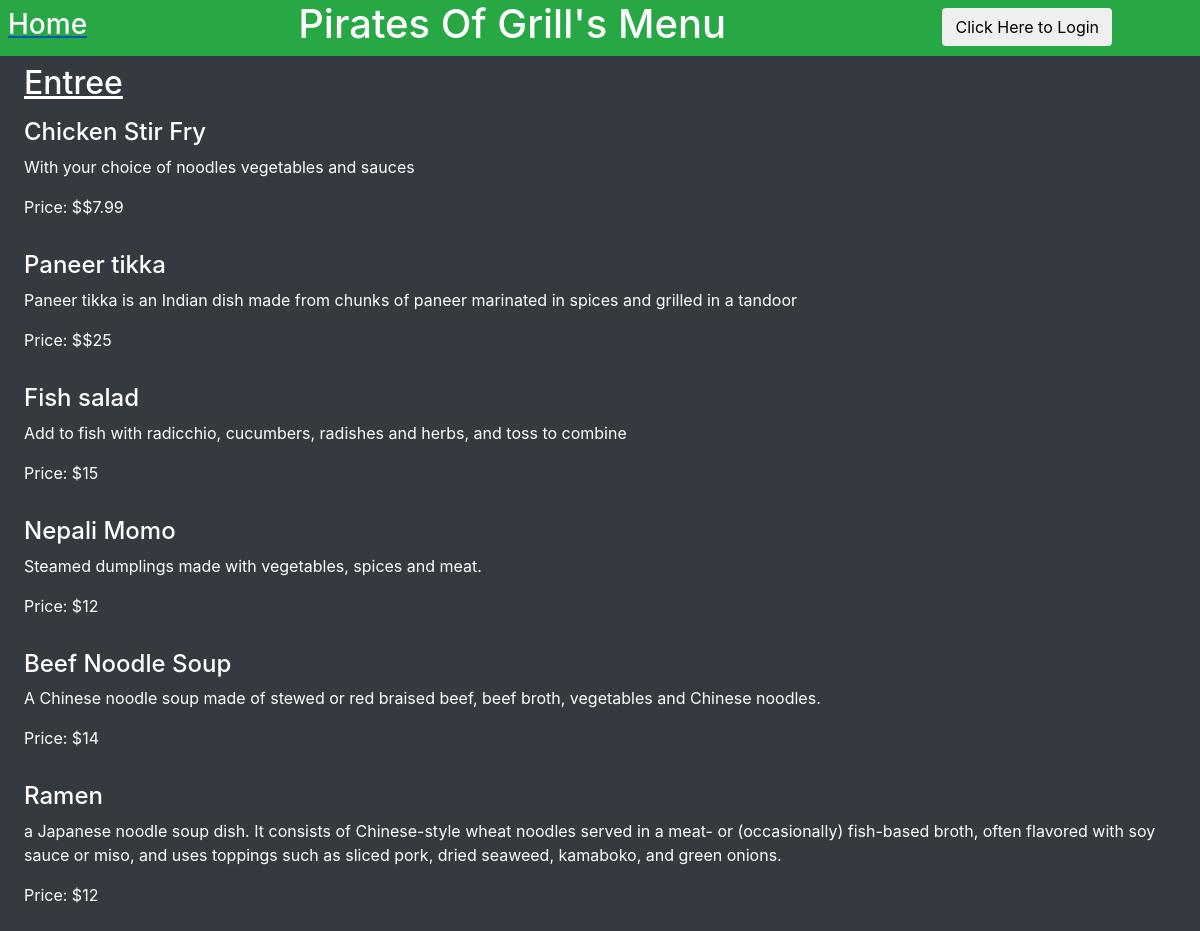
/restaurant/5/menu/, run on the app's committed database.
### Database_file.py (models this page shows, shortened)
class Restaurant(Base):
    __tablename__ = 'restaurant'
    id = Column(Integer, primary_key = True)
    name = Column(String(80), nullable=False)
    user_id = Column(Integer, ForeignKey('user.id'))
    user = relationship(User)

class MenuItem(Base):
    __tablename__ = 'menu_item'
    id = Column(Integer, primary_key = True)
    name = Column(String(80), nullable=False)
    course = Column(String(250))
    description = Column(String(250))
    price = Column(String(8))
    restaurant_id = Column(Integer, ForeignKey('restaurant.id'))
    restaurant = relationship(Restaurant)
    user_id = Column(Integer, ForeignKey('user.id'))
    user = relationship(User)

### catalog.py (the view)
@app.route('/restaurant/<int:restaurant_id>/')
@app.route('/restaurant/<int:restaurant_id>/menu/')
def restaurantMenu(restaurant_id):
    state = showLogin()
    page = 'restaurant/' + str(restaurant_id) + '/menu/'
    restaurant = session.query(Restaurant).filter_by(id = restaurant_id).one()
    creator = getUserInfo(restaurant.user_id)
    items = session.query(MenuItem).filter_by(
        restaurant_id=restaurant_id).all()
    if 'username' not in login_session or \
        creator.id != login_session['user_id']:
        return render_template('public-Menu.html', items=items,
                                restaurant=restaurant, creator=creator,
                                STATE=state, page=page)
    else:
        return render_template('menu.html', items=items,
                                restaurant=restaurant, creator=creator,
                                STATE=state, page=page)

### catalog.py (called while the page is built)
def getUserInfo(user_id):
    user = session.query(User).filter_by(id=user_id).one()
    return user

def showLogin():
    state = ''.join(random.choice(string.ascii_uppercase + string.digits)
                    for x in xrange(32))
    login_session['state'] = state
    print state
    return state

### templates/public-Menu.html (shortened to what this page needs)
{% extends "base2.html" %}
  {% block content %}
    <article class="row bg-dark px-4">
         {% if items !=[] %}
           {% if items|selectattr('course', 'equalto', 'Entree')|list|length > 0 %}
           <div class="col-md-12 mt-2">
             <h2 class="text-white"><u>Entree</u></h2>
           </div>
           {% for i in items %}
             {% if i.course == 'Entree' %}
             <div class="col-md-12 mt-2">
               <h4 class="text-white">{{i.name}}</h4>
             </div>
             <div class="col-md-12">
               <p class="text-white">{{i.description}}</p>
             </div>
             <div class="col-md-12">
               <p class="text-white">Price: ${{i.price}}</p>
             </div>
             <br><br>
             {% endif %}
           {% endfor %}
           {% endif %}
         {% endif %}
    </article>
  {% endblock %}

### templates/base2.html (shortened to what this page needs)
<!DOCTYPE html>
<html>
  <head>
    {% include "header.html" %}
  </head>
  <body class="bg-dark">
    <div class="fluid-container bg-dark">
      <header class="row bg-success">
        <a href="{{url_for('restaurants')}}">
          <div class="col-md-2 text-center ml-2 mt-2">
            <h3 class="text-white">Home</h3>
          </div>
        </a>
        <div class="col-md-8 text-center">
          <h1 class="text-white">{{restaurant.name}}'s Menu</h1>
        </div>
        <div class="col-md-2 text-right pt-2">
          {%if 'username' not in session %}
            <button class="btn bg-faded text-black" type="button" name="button" data-toggle="modal" data-target="#myModal">
              Click Here to Login
            </button>
			    {% else %}
          <a href="{{url_for('disconnect')}}">
            <button class="btn bg-faded text-black" type="button" name="button">
              Logout
            </button>
          </a>
			    {% endif %}
        </div>
      </header>
      {% block content %}
      {% endblock %}
    </div>
  </body>
</html>

### static/master.css (style rules this page uses)
a { text-decoration: none; }
button { cursor: pointer; }

### data on the page
Restaurant: name "Pirates Of Grill"
MenuItem: name "Chicken Stir Fry", description "With your choice of noodles vegetables and sauces", price "$7.99"
MenuItem: name "Paneer tikka", description "Paneer tikka is an Indian dish made from chunks of paneer marinated in spices and grilled in a tandoor", price "$25"
MenuItem: name "Fish salad", description "Add to fish with radicchio, cucumbers, radishes and herbs, and toss to combine", price "15"
MenuItem: name "Nepali Momo", description "Steamed dumplings made with vegetables, spices and meat.", price "12"
MenuItem: name "Beef Noodle Soup", description "A Chinese noodle soup made of stewed or red braised beef, beef broth, vegetables and Chinese noodles.", price "14"
MenuItem: name "Ramen", description "a Japanese noodle soup dish. It consists of Chinese-style wheat noodles served in a meat- or (occasionally) fish-based broth, often flavored with soy sauce or miso, and uses toppings such as sliced pork, dried seaweed, kamaboko, and green onions.", price "12"
